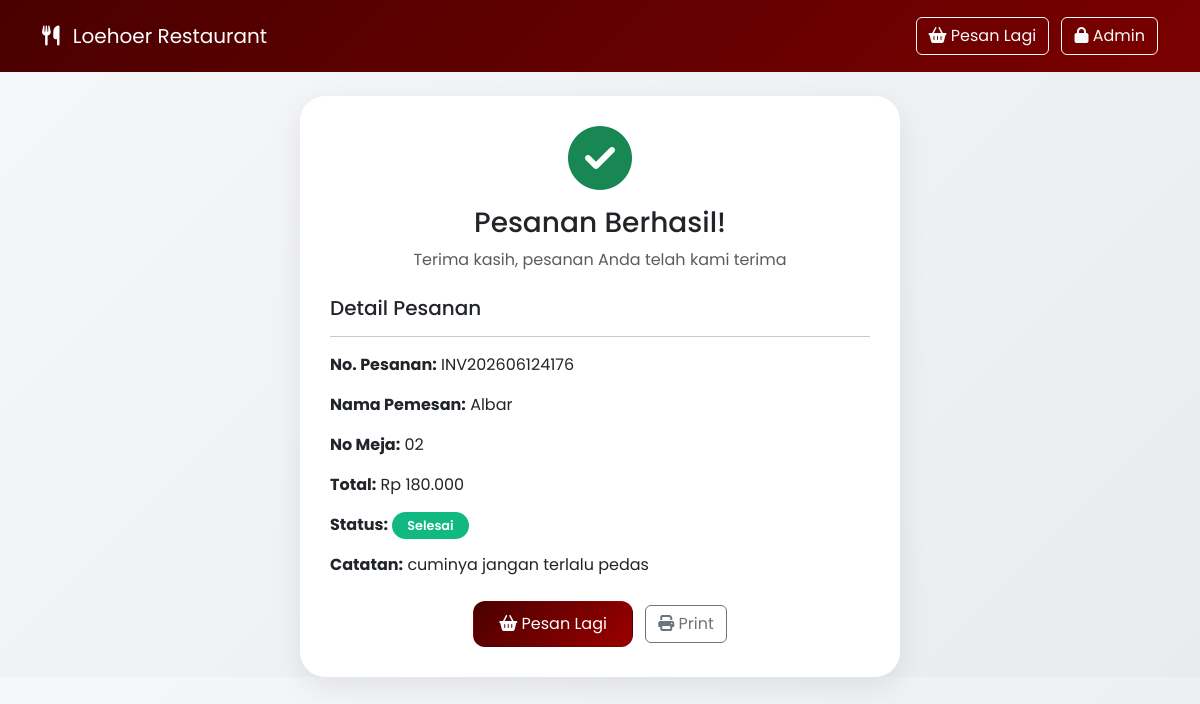
The page /pesanan_saya.php?no_pesanan=INV202606124176 on the database its author committed.
### tables this page shows
CREATE TABLE `pesanan` (
  `id` int NOT NULL AUTO_INCREMENT,
  `no_pesanan` varchar(20) NOT NULL,
  `nama_pemesan` varchar(100) NOT NULL,
  `no_meja` varchar(10) DEFAULT NULL,
  `total_harga` decimal(10,2) NOT NULL,
  `status` enum('pending','proses','selesai','batal') DEFAULT 'pending',
  `tanggal_pesan` timestamp NULL DEFAULT CURRENT_TIMESTAMP,
  `catatan` text,
  PRIMARY KEY (`id`),
  UNIQUE KEY `no_pesanan` (`no_pesanan`)
);

### pesanan_saya.php (the view, shortened to what this page needs)
<?php
require_once 'database.php';
$no_pesanan = isset($_GET['no_pesanan']) ? $_GET['no_pesanan'] : '';
?>
<!DOCTYPE html>
<html lang="id">
<head>
    <link href="https://cdn.jsdelivr.net/npm/bootstrap@5.3.0/dist/css/bootstrap.min.css" rel="stylesheet">
    <link rel="stylesheet" href="https://cdnjs.cloudflare.com/ajax/libs/font-awesome/6.4.0/css/all.min.css">
</head>
<body>
<nav class="navbar navbar-expand-lg sticky-top">
    <div class="container">
        <a class="navbar-brand" href="index_pembeli.php">
            <i class="fas fa-utensils me-2"></i> Loehoer Restaurant
        </a>
        <div class="ms-auto">
            <a href="index_pembeli.php" class="btn btn-outline-light">
                <i class="fas fa-shopping-basket"></i> Pesan Lagi
            </a>
            <a href="login.php" class="btn btn-outline-light ms-2">
                <i class="fas fa-lock"></i> Admin
            </a>
        </div>
    </div>
</nav>
<div class="container mt-4">
    <div class="receipt-card text-center">
        <?php if ($no_pesanan):
            $query = "SELECT * FROM pesanan WHERE no_pesanan = '$no_pesanan'";
            $result = mysqli_query($conn, $query);
            $pesanan = mysqli_fetch_assoc($result);
            if ($pesanan):
        ?>
            <i class="fas fa-check-circle fa-4x text-success mb-3"></i>
            <h3 class="mb-2">Pesanan Berhasil!</h3>
            <p class="text-muted">Terima kasih, pesanan Anda telah kami terima</p>
            <div class="text-start mt-4">
                <h5>Detail Pesanan</h5>
                <hr>
                <p><strong>No. Pesanan:</strong> <?php echo $pesanan['no_pesanan']; ?></p>
                <p><strong>Nama Pemesan:</strong> <?php echo htmlspecialchars($pesanan['nama_pemesan']); ?></p>
                <p><strong>No Meja:</strong> <?php echo $pesanan['no_meja'] ?: '-'; ?></p>
                <p><strong>Total:</strong> Rp <?php echo number_format($pesanan['total_harga'], 0, ',', '.'); ?></p>
                <p><strong>Status:</strong>
                    <span class="status-badge status-<?php echo $pesanan['status']; ?>">
                        <?php echo ucfirst($pesanan['status']); ?>
                    </span>
                </p>
                <?php if ($pesanan['catatan']): ?>
                    <p><strong>Catatan:</strong> <?php echo htmlspecialchars($pesanan['catatan']); ?></p>
                <?php endif; ?>
            </div>
            <div class="mt-4">
                <a href="index_pembeli.php" class="btn btn-premium">
                    <i class="fas fa-shopping-basket"></i> Pesan Lagi
                </a>
                <button class="btn btn-outline-secondary ms-2" onclick="window.print()">
                    <i class="fas fa-print"></i> Print
                </button>
            </div>
        <?php else: ?>
            <i class="fas fa-exclamation-circle fa-4x text-danger mb-3"></i>
            <h3>Pesanan Tidak Ditemukan</h3>
            <a href="index_pembeli.php" class="btn btn-premium mt-3">Kembali ke Menu</a>
        <?php endif; ?>
        <?php else: ?>
            <i class="fas fa-search fa-4x text-muted mb-3"></i>
            <h3>Belum Ada Pesanan</h3>
            <a href="index_pembeli.php" class="btn btn-premium mt-3">Mulai Pesan</a>
        <?php endif; ?>
    </div>
</div>
</body>
</html>

### pesanan_saya.php (style rules this page uses)
body { font-family: 'Poppins', sans-serif; background: linear-gradient(135deg, #f5f7fa 0%, #e9ecef 100%); }
.navbar { background: linear-gradient(135deg, #4a0000, #7a0000); padding: 1rem 0; }
.navbar-brand, .nav-link { color: white !important; }
.receipt-card { background: white; border-radius: 25px; padding: 30px; margin-bottom: 25px; box-shadow: 0 10px 30px rgba(0,0,0,0.08); max-width: 600px; margin: 0 auto; }
.btn-premium { background: linear-gradient(135deg, #4a0000, #9a0000); color: white; border-radius: 12px; padding: 10px 25px; text-decoration: none; }
.status-badge { padding: 5px 15px; border-radius: 20px; font-size: 0.8rem; font-weight: 600; }
.status-selesai { background: #10b981; color: white; }

### rows shown on the page
pesanan: no_pesanan "INV202606124176", nama_pemesan "Albar", no_meja "02", total_harga "180.000", status "Selesai", catatan "cuminya jangan terlalu pedas"
